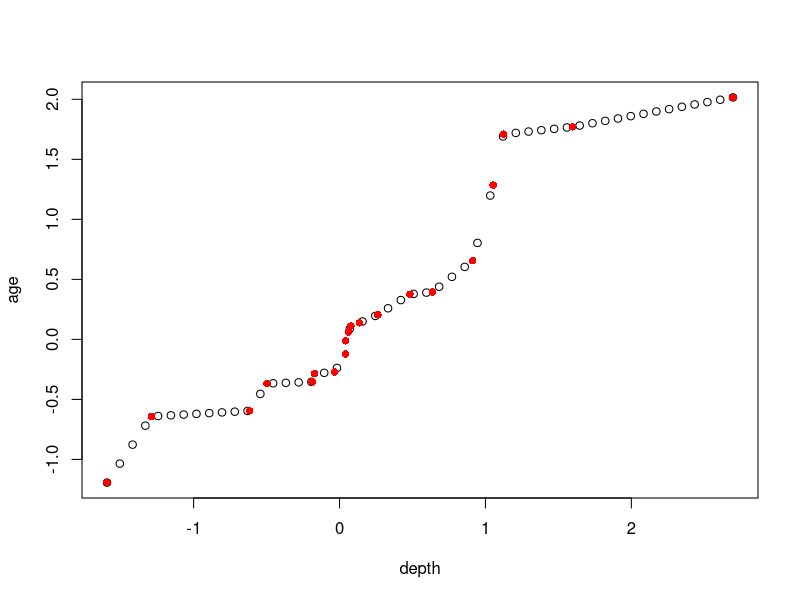
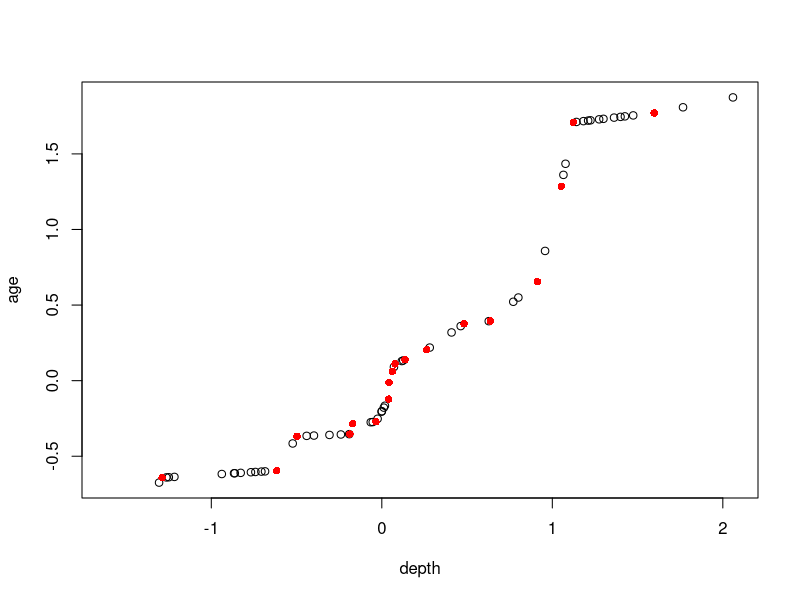

Reproduce these figures in R, in order.
#####################################################
#                                                   #
#                 ageDepth.fn                       #
#                                                   #
#   Takes an age model (age/depth pointers) and     #
#   linearly interpolates ages between points for   #
#   a given set of depths (sample depths) based     #
#   on the pointers.                                #
#                                                   #
#####################################################

ageDepth.fn <- function(ages.pointer, depths.pointer, depths.out, plot.out = FALSE) {
  agemodel <- approx(x = depths.pointer, y = ages.pointer, xout = depths.out)
  
  if(plot.out == TRUE) {
    plot(agemodel, xlab = 'depth', ylab = 'age')
    points(depths.pointer, ages.pointer, pch = 16, col = 'red')
  }
  names(agemodel) <- c('depth', 'age')
  return(agemodel)  
}

###########################
#                         #
#       Example use       #
#                         #
###########################

# Generate a random age-depth model - this would be replaced by reading in a csv of age-depth pointers
ages.pointer <- sort(rnorm(20))
depths.pointer <- sort(rnorm(20))

# generate a set of "depths out" - this is an evenly-distributed sample set, for visualization, but it can be anything
depths.out = seq(from=min(depths.pointer), to = max(depths.pointer), length.out = 50)

# Generate the age-depth model
age.model <- ageDepth.fn(ages.pointer = ages.pointer, depths.pointer = depths.pointer, depths.out = depths.out, plot.out = TRUE)

# # Save the age.depth model output
# writeClipboard(age.model) #copies to clipboard
# write.csv(age.model, 'age.model.csv', row.names = FALSE)


## Just to show that depths.out can be random too and it also works
depths.out <- sort(rnorm(50))
age.model <- ageDepth.fn(ages.pointer = ages.pointer, depths.pointer = depths.pointer, depths.out = depths.out, plot.out = TRUE)


##### This is the inner workings of this #####

# ###########################################
# #   Functions to create age-depth models  #
# ###########################################
# 
# #age model input (copy/pasted from excel...)
# # another way to copy/paste would be: 
# # ages <- scan() # hit enter, then hit ctrl+v to paste whatever is on the clipboard.
# # Obviously you can also just call in a relevant csv file and name the objects/headers appropriately. 
# 
# ages.pointer <- readClipboard() # can really be any series to interpolate over a depth scale... 
# depths.pointer <- readClipboard()
# depths.out <- readClipboard()
# 
# agemodel <- approx(x = depths.pointer, y = ages.pointer, xout = depths.out)
# plot(agemodel)
# points(depths.pointer, ages.pointer, pch = 16, col = 'red')
# 
# writeClipboard(as.character(agemodel$x)) # depths
# writeClipboard(as.character(agemodel$y)) # ages/calculated series
# 
